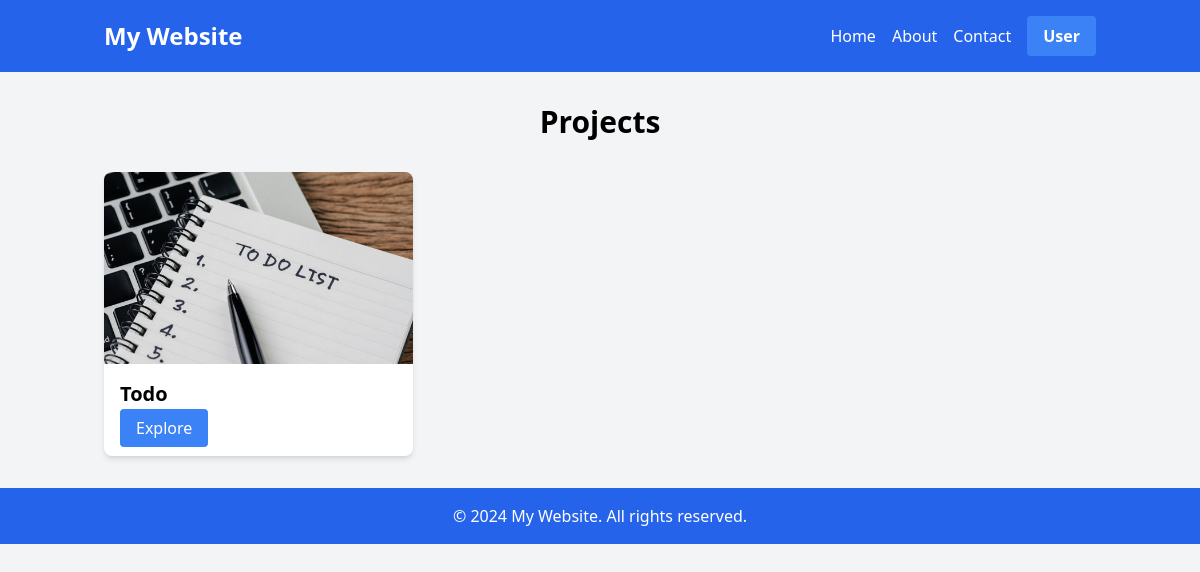
The page / on the database its author committed.
### home/models.py (models this page shows, shortened)
class Category(models.Model):
    ctgName = models.CharField(unique=True, max_length=80)
    ctgImage = models.ImageField(upload_to='home/images/')
    ctgURL = models.CharField(unique=True, max_length=80)
    isActive = models.BooleanField()

### home/views.py (the view)
# urls.py: 2. Add a URL to urlpatterns:  path('', views.home, name='home')
def home(request):
    categoryList = Category.objects.all()
    data = {
        'categoryList':categoryList
    }
    return render(request, 'home/index.html', data)

### templates/home/index.html
{% extends "home/base.html" %}
{% block content %}
<div class="container mx-auto px-4 py-8">
    <h1 class="text-3xl font-bold mb-8 text-center">Projects</h1>
    <div class="grid grid-cols-1 md:grid-cols-2 lg:grid-cols-3 gap-8">
    {% include 'home/components/categoryCard.html' %}
    </div>
</div>
{% endblock content%}

### templates/home/components/categoryCard.html
    {% for Category in categoryList%}
    <div class="bg-white rounded-lg shadow-md overflow-hidden">
        <img class="w-full h-48 object-cover" src="{{Category.ctgImage.url}}" alt="Category Image">
        <div class="p-4">
            <h2 class="text-xl font-semibold mb-2">{{Category.ctgName}}</h2>
            <a href="{{Category.ctgURL}}" class="bg-blue-500 text-white px-4 py-2 rounded hover:bg-blue-600">Explore</a>
        </div>
    </div>
    {% endfor %}

### rows shown on the page
Category: ctgImage (picture), ctgName "Todo"
